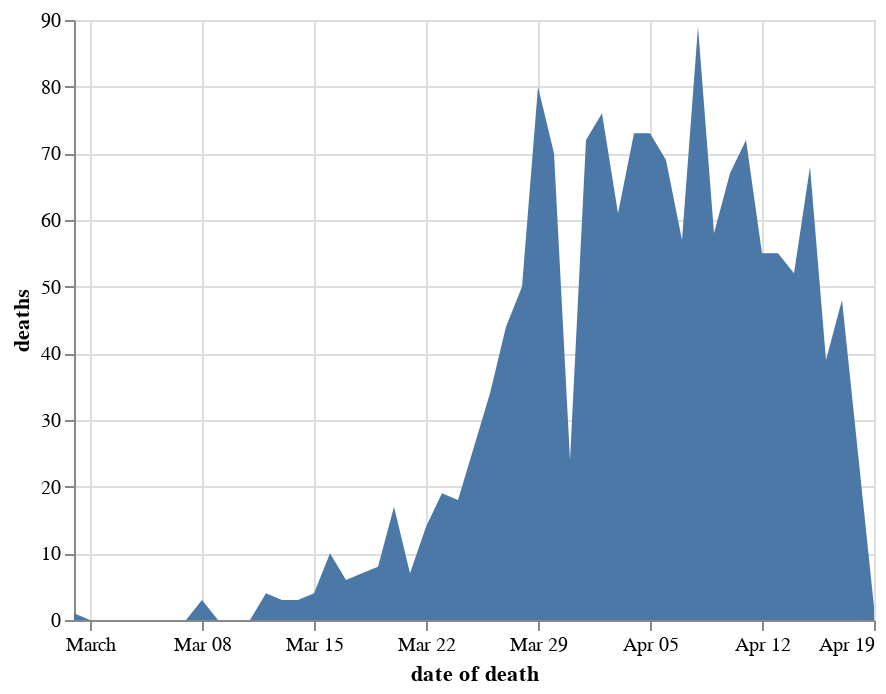

The notebook cell saved with this chart:
### Markdown cell above
## Deaths on date died Express & Star

### Code cell
chart_dodde = chart_doddbt.copy()
chart_dodde = chart_dodde[chart_dodde.code.isin(trustcodes_expressandstar)]
chart_dodde = chart_dodde.groupby(['date of death'], as_index=False)['deaths'].sum()
alt.Chart(chart_dodde).mark_area().encode(
    x='date of death',
    y='deaths'
)

### Figure 1 — Vega-Lite specification as saved in the notebook (floating-point values rounded to 4 significant figures)
{"config": {"view": {"continuousWidth": 400, "continuousHeight": 300}}, "data": {"name": "data-3ebe52bbff889d31e0ae697b74131003"}, "mark": "area", "encoding": {"x": {"type": "temporal", "field": "date of death"}, "y": {"type": "quantitative", "field": "deaths"}}, "$schema": "https://vega.github.io/schema/vega-lite/v4.8.1.json", "datasets": {"data-3ebe52bbff889d31e0ae697b74131003": [{"date of death": "2020-02-29T00:00:00", "deaths": 1}, {"date of death": "2020-03-01T00:00:00", "deaths": 0}, {"date of death": "2020-03-02T00:00:00", "deaths": 0}, {"date of death": "2020-03-03T00:00:00", "deaths": 0}, {"date of death": "2020-03-04T00:00:00", "deaths": 0}, {"date of death": "2020-03-05T00:00:00", "deaths": 0}, {"date of death": "2020-03-06T00:00:00", "deaths": 0}, {"date of death": "2020-03-07T00:00:00", "deaths": 0}, {"date of death": "2020-03-08T00:00:00", "deaths": 3}, {"date of death": "2020-03-09T00:00:00", "deaths": 0}, {"date of death": "2020-03-10T00:00:00", "deaths": 0}, {"date of death": "2020-03-11T00:00:00", "deaths": 0}, {"date of death": "2020-03-12T00:00:00", "deaths": 4}, {"date of death": "2020-03-13T00:00:00", "deaths": 3}, {"date of death": "2020-03-14T00:00:00", "deaths": 3}, {"date of death": "2020-03-15T00:00:00", "deaths": 4}, {"date of death": "2020-03-16T00:00:00", "deaths": 10}, {"date of death": "2020-03-17T00:00:00", "deaths": 6}, {"date of death": "2020-03-18T00:00:00", "deaths": 7}, {"date of death": "2020-03-19T00:00:00", "deaths": 8}, {"date of death": "2020-03-20T00:00:00", "deaths": 17}, {"date of death": "2020-03-21T00:00:00", "deaths": 7}, {"date of death": "2020-03-22T00:00:00", "deaths": 14}, {"date of death": "2020-03-23T00:00:00", "deaths": 19}, {"date of death": "2020-03-24T00:00:00", "deaths": 18}, {"date of death": "2020-03-25T00:00:00", "deaths": 26}, {"date of death": "2020-03-26T00:00:00", "deaths": 34}, {"date of death": "2020-03-27T00:00:00", "deaths": 44}, {"date of death": "2020-03-28T00:00:00", "deaths": 50}, {"date of death": "2020-03-29T00:00:00", "deaths": 80}, {"date of death": "2020-03-30T00:00:00", "deaths": 70}, {"date of death": "2020-03-31T00:00:00", "deaths": 24}, {"date of death": "2020-04-01T00:00:00", "deaths": 72}, {"date of death": "2020-04-02T00:00:00", "deaths": 76}, {"date of death": "2020-04-03T00:00:00", "deaths": 61}, {"date of death": "2020-04-04T00:00:00", "deaths": 73}, {"date of death": "2020-04-05T00:00:00", "deaths": 73}, {"date of death": "2020-04-06T00:00:00", "deaths": 69}, {"date of death": "2020-04-07T00:00:00", "deaths": 57}, {"date of death": "2020-04-08T00:00:00", "deaths": 89}, {"date of death": "2020-04-09T00:00:00", "deaths": 58}, {"date of death": "2020-04-10T00:00:00", "deaths": 67}, {"date of death": "2020-04-11T00:00:00", "deaths": 72}, {"date of death": "2020-04-12T00:00:00", "deaths": 55}, {"date of death": "2020-04-13T00:00:00", "deaths": 55}, {"date of death": "2020-04-14T00:00:00", "deaths": 52}, {"date of death": "2020-04-15T00:00:00", "deaths": 68}, {"date of death": "2020-04-16T00:00:00", "deaths": 39}, {"date of death": "2020-04-17T00:00:00", "deaths": 48}, {"date of death": "2020-04-18T00:00:00", "deaths": 25}, {"date of death": "2020-04-19T00:00:00", "deaths": 2}]}}
